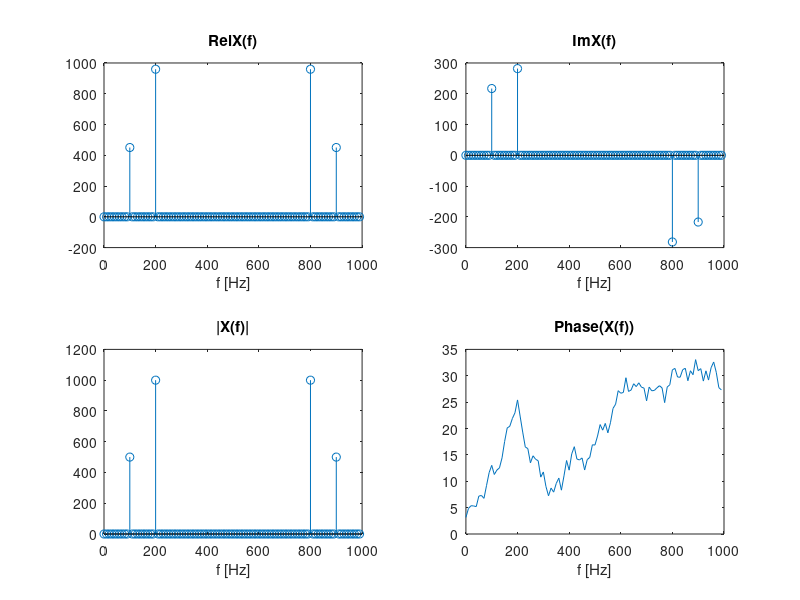
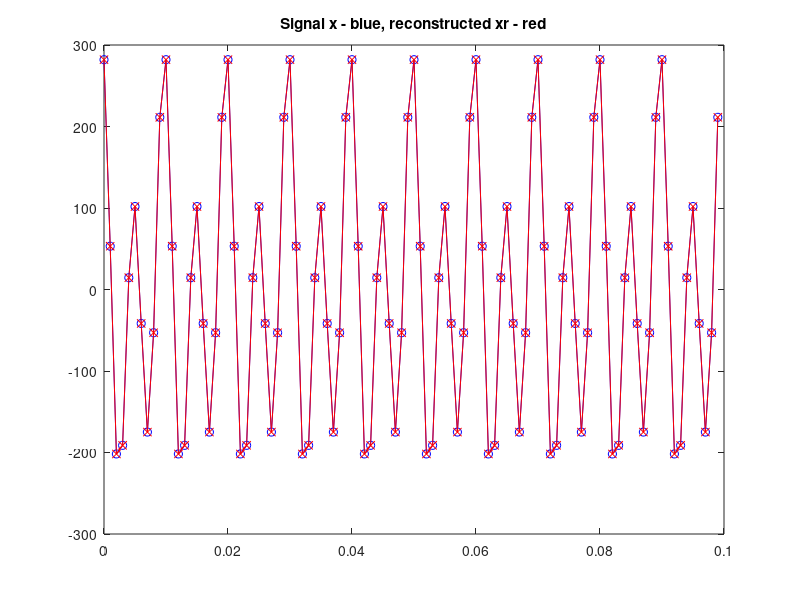
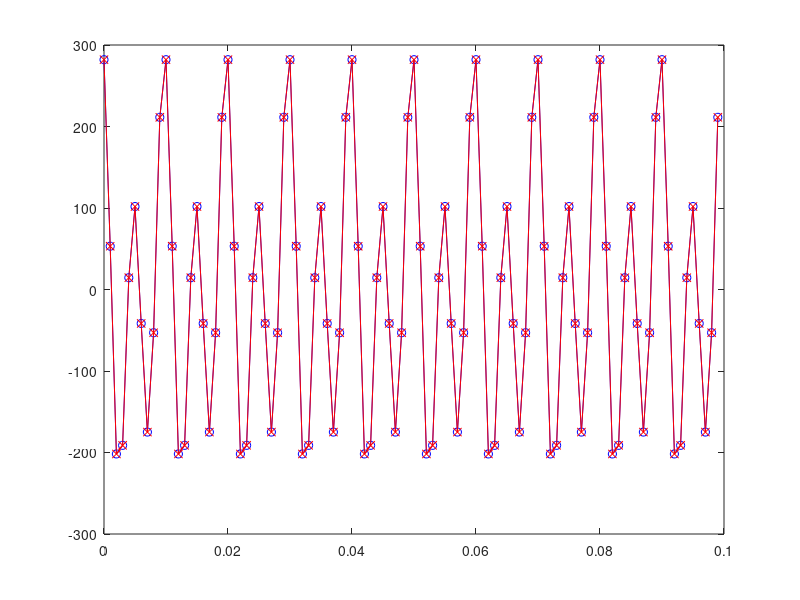
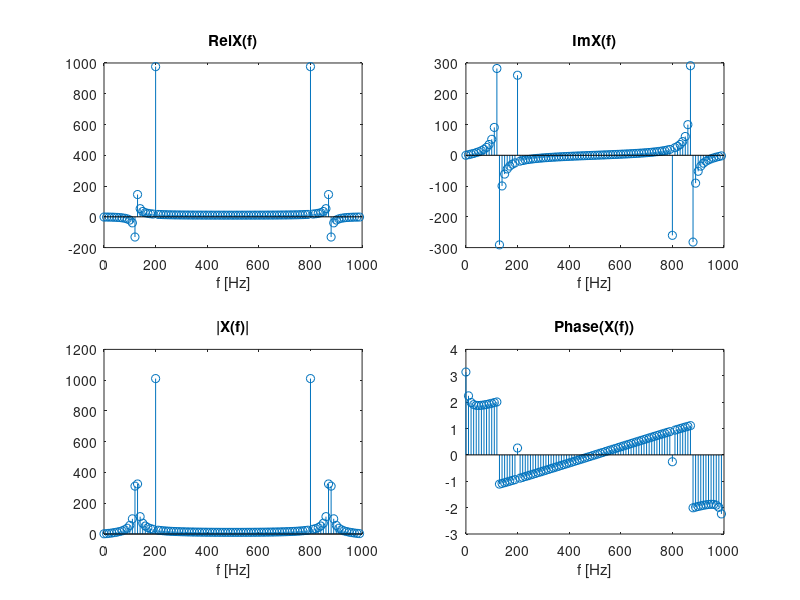

MATLAB code for these plots, in order:
%% DFT matrix
clear all; close all; clc;

N = 100;
n = 0:N-1;
k = 0:N-1;
A = 1/sqrt(N) * exp(-j*2*pi/N*k'*n);


%% Analyse signal

A1 = 100;   A2 = 200;               % Amplitude
f1 = 100;   f2 = 200;               % Frequency
fi1 = pi/7; fi2 = pi/11;            % Phase shift
fs = 1000;  t = 0:1/fs:(N-1)/fs;    % Sampling freq. and time vector

x = A1*cos(2*pi*f1*t + fi1) + A2*cos(2*pi*f2*t + fi2);  % Signal

X = A*x';   % Spectrum


%% Plot spectrum

%f = -fs/2:fs/N:fs/2-fs/N;
f = (0:N-1)*fs/N;

figure;
subplot(221); stem(f, real(X)); xlabel('f [Hz]'); title("Rel{X(f)}");
subplot(222); stem(f, imag(X)); xlabel('f [Hz]'); title('Im{X(f)}');
subplot(223); stem(f, abs(X)); xlabel('f [Hz]'); title('|X(f)|');
subplot(224); plot(f, unwrap(angle(X))); xlabel('f [Hz]'); title('Phase(X(f))');


%% Signal reconstruction

B = A';
xr = B*X;
Error = abs(xr'-x);
figure;
plot(t, x, 'b-o', t, xr', 'r-x'); title('Signal x - blue, reconstructed xr - red');


%% FFT

X = fft(x);
xr = ifft(X);
Error = abs(xr-x);
figure;
plot(t, x, 'b-o', t, xr, 'r-x');


%% New signal

f1 = 125;
x = A1*cos(2*pi*f1*t + fi1) + A2*cos(2*pi*f2*t + fi2);  % Signal
X = A*x';   % Spectrum
figure;
subplot(221); stem(f, real(X)); xlabel('f [Hz]'); title("Rel{X(f)}");
subplot(222); stem(f, imag(X)); xlabel('f [Hz]'); title('Im{X(f)}');
subplot(223); stem(f, abs(X)); xlabel('f [Hz]'); title('|X(f)|');
subplot(224); stem(f, angle(X)); xlabel('f [Hz]'); title('Phase(X(f))');